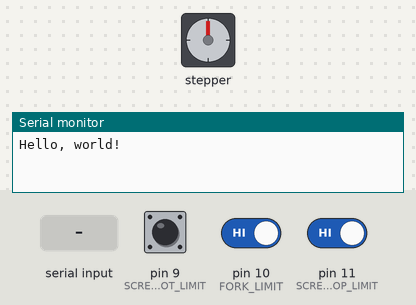
Recording of a sketch running on a simulated Arduino Uno, built with avr-gcc and run on an emulated ATmega328P. Parts: stepper motor, the last lines printed to the serial monitor. Wiring (inferred from the names in the program): stepper motor driver (200 steps per turn assumed): step pin 2; direction pin 5. Inputs (shaded band) come from the test bench; at power-on: pin 9 (SCREW_BOT_LIMIT) HIGH, pin 11 (SCREW_TOP_LIMIT) HIGH, pin 10 (FORK_LIMIT) HIGH.

Above: at 1.7 s.
1.8 s: "1\n" received over Serial
At 2.5 s:
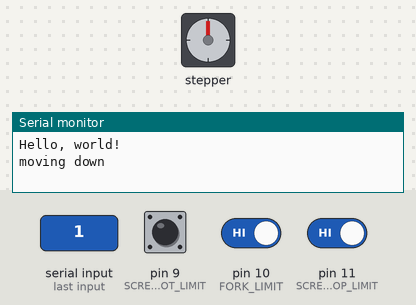
4.8 s: pin 9 (SCREW_BOT_LIMIT) pulled LOW for 0.15 s
6.4 s: "0\n" received over Serial
At 7.1 s:
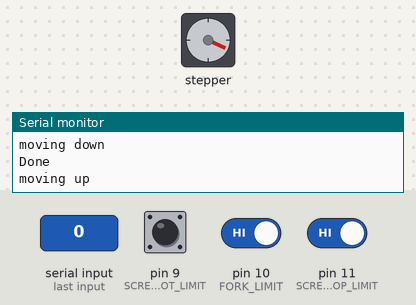
9.4 s: pin 11 (SCREW_TOP_LIMIT) driven LOW
10.9 s: "1\n" received over Serial
At 11.4 s:
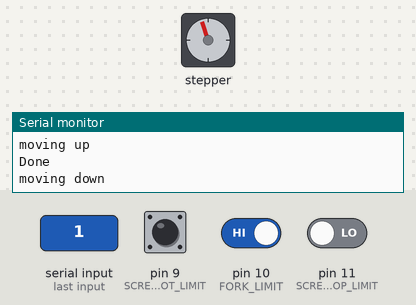
13.9 s: pin 10 (FORK_LIMIT) driven LOW
At 14.2 s:
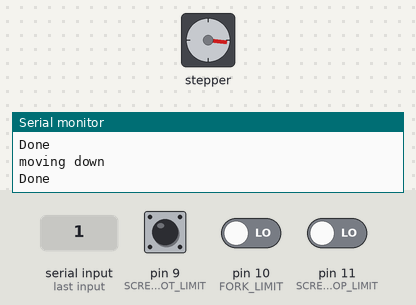
Timing chart, 0 to 16.4 s (numbered marks = the images above; inputs shaded):
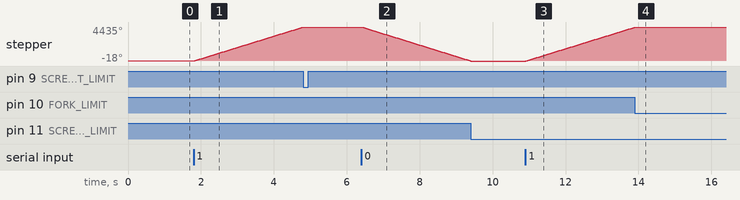

The sketch:

toolheadArduino.ino
```cpp
//
// Transplanting Toolhead Arduino Firmware
// 2022-04-22
//
// Pin setup:
// - Digital pins 2, 5 (X-motor connections): Step and direction pins
// - Digital pin  9 (X-axis limit switch): lead screw bottom limit switch
// - Digital pin 10 (Y-axis limit switch): fork limit switch
// - Digital pin 11 (Z-axis limit switch): lead screw top limit switch
//
// Limit switch pins are configured with pull up resistors and are normally open,
// so LOW means the switch is not pressed and HIGH means the switch is pressed
//


const int STEP_PIN = 2;
const int DIR_PIN = 5;

const int SCREW_BOT_LIMIT = 9;
const int FORK_LIMIT = 10;
const int SCREW_TOP_LIMIT = 11;

const int HALF_PERIOD = 600; // microseconds

const int UP = 0;
const int DOWN = 1;
const String UP_STRING = "0";
const String DOWN_STRING = "1";


//
// Main procedures
//

void setup() {
  set_up_pins();
  set_up_serial();
}

void loop() {
  String input = wait_for_input("Toolhead command? ");

  if (input == UP_STRING) {
    Serial.println("moving up");
    move(UP);
  } else if (input == DOWN_STRING) {
    Serial.println("moving down");
    move(DOWN);
  } else {
    Serial.println("Failed! Unknown command");
    while(1){} // block forever
  }
}


//
// Helper functions
//

void move(int dir) {
  digitalWrite(DIR_PIN, dir);
  for (;;) {
    if (dir == UP && !can_move_up()) {
      Serial.println("Done");
      return;
    }
    if (dir == DOWN && !can_move_down()) {
      Serial.println("Done");
      return;
    }

    digitalWrite(STEP_PIN, HIGH);
    delayMicroseconds(HALF_PERIOD);
    digitalWrite(STEP_PIN, LOW);
    delayMicroseconds(HALF_PERIOD);
  }
}

String wait_for_input(String prompt) {
  int state = 0;
  char buf[] = {'\0', '\0', '\0', '\0', '\0', '\0', '\0', '\0', '\0', '\0',
                '\0', '\0', '\0', '\0', '\0', '\0', '\0', '\0', '\0', '\0'};

  while (state == 0) {
    state = Serial.readBytesUntil('\n', buf, 20);
  }

  return String(buf);
}

void set_up_pins() {
  pinMode(STEP_PIN, OUTPUT);
  pinMode(DIR_PIN, OUTPUT);
  pinMode(SCREW_BOT_LIMIT, INPUT_PULLUP);
  pinMode(FORK_LIMIT, INPUT_PULLUP);
  pinMode(SCREW_TOP_LIMIT, INPUT_PULLUP);
}

void set_up_serial() {
  Serial.begin(9600);
  delay(500);
  Serial.println("Hello, world!");
}

boolean can_move_up() {
  return digitalRead(SCREW_TOP_LIMIT) == HIGH;
}

boolean can_move_down() {
  return digitalRead(SCREW_BOT_LIMIT) == HIGH && digitalRead(FORK_LIMIT) == HIGH;
}
```

Measured:
- after the input at 1.8 s, stepper: keeps turning clockwise at about 1480°/s, starting at once
- after the input at 6.4 s, stepper: keeps turning counter-clockwise at about 1485°/s, starting at once
- after the input at 10.9 s, stepper: keeps turning clockwise at about 1480°/s, starting at once
